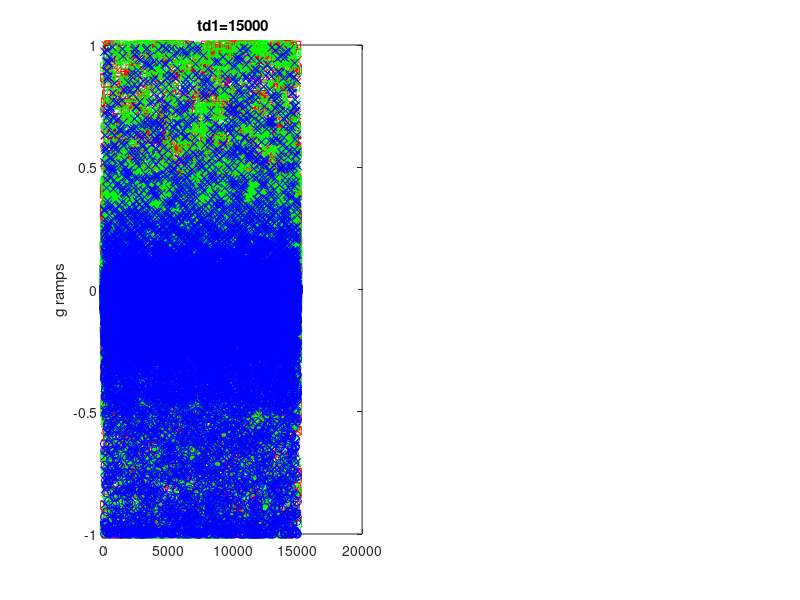
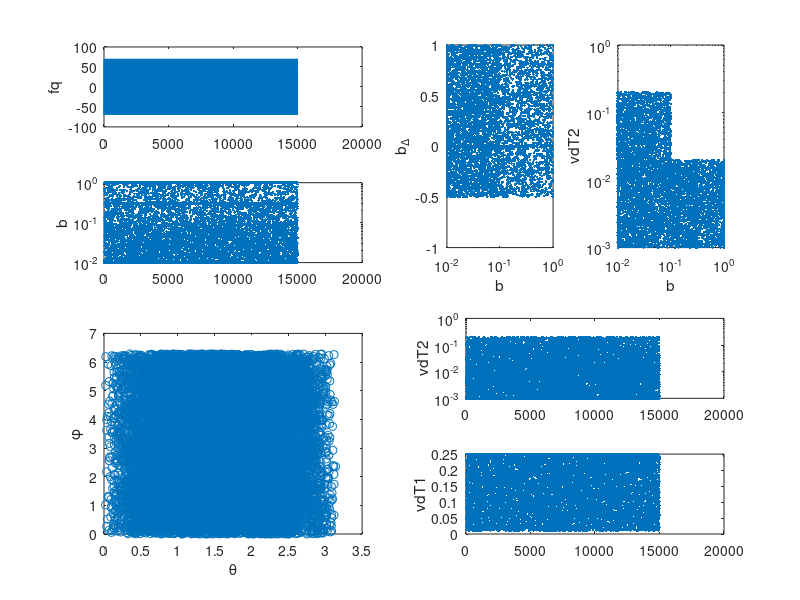

Write the MATLAB code that produced these figures, in order. (Note: this script raises an error after producing the figures.)
clear all

wd = cd;

DataDir = '/opt/topspin2/data/DT/nmr';
%DataDir = '/Users/daniel/NMRdata/AVII500/DT';

%ExpNam = 'MOACRARE2D'; expno = 7;
%ExpNam = 'MOACRARE2D_test'; expno = 93;
%ExpNam = 'MOACRARE2D_StabTest'; expno = 4;
ExpNam = 'MOACRARE2D_160213'; expno = 2;

%relative b-values; 0 - 1

sv.Nslices = 15;
fqmin = -70e3; fqmax = 70e3; 
fq = linspace(fqmin,fqmax,sv.Nslices)';

sv.NRDenc = 1000;
indxordered = [2:10:sv.NRDenc];
%indxordered = [2:1:sv.NRDenc];

bmin = 0.01; bmax = 1;
vdT2min = 1e-3; vdT2max = 200e-3;
vdT1min = .01; vdT1max = .25;

%Acquisition protocol
sv.N = sv.Nslices*sv.NRDenc;
sv.bT.trace = bmin*(bmax/bmin).^rand(sv.N,1);
%bT.trace = bmin + (bmax-bmin)*rand(sv.N,1);
%sv.bT.trace = bmin + (bmax-bmin)*linspace(0,1,sv.NRDenc);
%sv.bT.trace = logspace(log10(bmin),log10(bmax),sv.NRDenc);
%sv.bT.trace = reshape(repmat(sv.bT.trace,[sv.Nslices 1]),[sv.N 1]);
sv.bT.Delta = -.5 + 1.5*rand(sv.N,1); %sv.bT.Delta = ones(sv.N,1);
sv.bT.theta = acos(2*rand(sv.N,1)-1);
sv.bT.phi = 2*pi*rand(sv.N,1);
sv.vdT2 = vdT2min*(vdT2max/vdT2min).^rand(sv.N,1);
%sv.vdT2 = logspace(log10(vdT2min),log10(vdT2max),sv.NRDenc);
%sv.vdT2 = reshape(repmat(sv.vdT2,[sv.Nslices 1]),[sv.N 1]);
sv.vdT1 = vdT1min + (vdT1max-vdT1min)*rand(sv.N,1);

indx = [ceil(rand(1,ceil(.2*sv.N))*sv.N)];
sv.bT.Delta(indx) = 1;
sv.bT.trace(indx) = bmax;
sv.vdT2(indx) = .1*sv.vdT2(indx);
indx = [ceil(rand(1,ceil(.2*sv.N))*sv.N)];
sv.bT.Delta(indx) = 0;
sv.bT.trace(indx) = .3*sv.bT.trace(indx);
indx = [ceil(rand(1,ceil(.1*sv.N))*sv.N)];
sv.bT.Delta(indx) = -.5;
sv.bT.trace(indx) = bmax;
sv.vdT2(indx) = .1*sv.vdT2(indx);
sv.vdT2(sv.vdT2<vdT2min) = vdT2min;

sv.fq = zeros(sv.N,1);
sv.sliceindx = zeros(sv.N,1);
for nRD = 1:sv.NRDenc
    indx = (nRD-1)*sv.Nslices + (1:sv.Nslices);
    indxrand = randperm(sv.Nslices);
    sv.sliceindx(indx) = indxrand;
    if any([nRD == [1]])
        sv.sliceindx(indx) = (1:sv.Nslices)';
        sv.bT.trace(indx) = bmin;
        sv.bT.Delta(indx) = 0;
        sv.vdT2(indx) = vdT2min;
        sv.vdT1(indx) = vdT1max;
    elseif any([nRD == [indxordered]])
        sv.sliceindx(indx) = (1:sv.Nslices)';
        sv.bT.trace(indx) = bmin;
        sv.bT.Delta(indx) = 0;
        sv.vdT2(indx) = vdT2min;
        sv.vdT1(indx) = vdT1max;
    elseif any([nRD == (indxordered-1)])
        sv.sliceindx(indx) = (1:sv.Nslices)';
        sv.vdT1(indx) = vdT1max;
    end
end
sv.fq = fq(sv.sliceindx);

indx = sv.vdT2 > 20e-3;
sv.bT.trace(indx) = sv.bT.trace(indx)/10;
indx = sv.bT.trace < bmin;
sv.bT.trace(indx) = bmin;
%sv.bT.Delta(:) = 1;

% sv.bT.par = (sv.bT.trace-bmin)/3.*(1 + 2*sv.bT.Delta) + bmin/3;
% sv.bT.perp = (sv.bT.trace-bmin)/3.*(1 - sv.bT.Delta) + bmin/3;
% sv.bT.trace = sv.bT.par + 2*sv.bT.perp;
% sv.bT.Delta = (3*sv.bT.par./sv.bT.trace - 1)/2;
% sv.bT.trace = sv.bT.trace/max(sv.bT.trace);
% sv.bT.par = sv.bT.trace/3.*(1 + 2*sv.bT.Delta);
% sv.bT.perp = sv.bT.trace/3.*(1 - sv.bT.Delta);
% sv.bT.s = 3*min([sv.bT.par sv.bT.perp],[],2);
% sv.bT.l = sv.bT.par - sv.bT.s/3;
% sv.bT.l(sv.bT.l < 0) = 0;
% sv.bT.p = sv.bT.trace - sv.bT.s - sv.bT.l;

figure(2), clf
subplot(4,2,1)
plot(1:sv.N,sv.fq/1e3,'-')
ylabel('fq')
subplot(4,2,3)
semilogy(1:sv.N,sv.bT.trace,'.')
ylabel('b')
subplot(2,4,3)
semilogx(sv.bT.trace,sv.bT.Delta,'.')
xlabel('b'), ylabel('b_\Delta')
subplot(2,4,4)
loglog(sv.bT.trace,sv.vdT2,'.')
xlabel('b'), ylabel('vdT2')
subplot(2,2,3)
plot(sv.bT.theta,sv.bT.phi,'o')
xlabel('\theta'), ylabel('\phi')
subplot(4,2,6)
semilogy(1:sv.N,sv.vdT2,'.')
ylabel('vdT2')
subplot(4,2,8)
plot(1:sv.N,sv.vdT1,'.')
ylabel('vdT1')


sv.bT.dir.x = sin(sv.bT.theta).*cos(sv.bT.phi);
sv.bT.dir.y = sin(sv.bT.theta).*sin(sv.bT.phi);
sv.bT.dir.z = cos(sv.bT.theta);

Grel = sqrt(sv.bT.trace);
ConeAngle = acos(sqrt((sv.bT.Delta*2+1)/3));

td1 = sv.N;
alpha = sv.bT.phi;
beta = sv.bT.theta;
gamma = zeros(sv.N,1);

%figure(1), clf, plot(alpha,beta,'o'), return

for ntd1 = 1:td1
    A.gamma = gamma(ntd1);
    A.beta = beta(ntd1);
    A.alpha = alpha(ntd1);
    
    R.gamma = [
        cos(A.gamma) -sin(A.gamma) 0
        sin(A.gamma) cos(A.gamma) 0
        0 0 1];

    R.beta = [
        cos(A.beta) 0 sin(A.beta)
        0 1 0
        -sin(A.beta) 0 cos(A.beta)];

    R.alpha = [
        cos(A.alpha) -sin(A.alpha) 0
        sin(A.alpha) cos(A.alpha) 0
        0 0 1];

    R.mat = R.alpha*R.beta*R.gamma;
    
    R.xa(ntd1,1) = R.mat(1,1);
    R.xb(ntd1,1) = R.mat(1,2);
    R.xc(ntd1,1) = R.mat(1,3);
    R.ya(ntd1,1) = R.mat(2,1);
    R.yb(ntd1,1) = R.mat(2,2);
    R.yc(ntd1,1) = R.mat(2,3);
    R.za(ntd1,1) = R.mat(3,1);
    R.zb(ntd1,1) = R.mat(3,2);
    R.zc(ntd1,1) = R.mat(3,3);
end
                
G.a = sin(ConeAngle).*Grel;
G.b = sin(ConeAngle).*Grel;
G.c = cos(ConeAngle).*Grel;

rxa = R.xa.*G.a;
rxb = R.xb.*G.b;
rxc = R.xc.*G.c;
rya = R.ya.*G.a;
ryb = R.yb.*G.b;
ryc = R.yc.*G.c;
rza = R.za.*G.a;
rzb = R.zb.*G.b;
rzc = R.zc.*G.c;

figure(1), clf
subplot(1,2,1)
plot(1:td1,rxa,'ro',1:td1,rxb,'rs',1:td1,rxc,'rx',...
    1:td1,rya,'go',1:td1,ryb,'gs',1:td1,ryc,'gx',...
    1:td1,rza,'bo',1:td1,rzb,'bs',1:td1,rzc,'bx')

ylabel('g ramps')

title(['td1=' num2str(td1)])

Gnorm.x = sv.bT.dir.x;
Gnorm.y = sv.bT.dir.y;
Gnorm.z = sv.bT.dir.z;

[X,Y] = fSchmidt(Gnorm.x,Gnorm.y,Gnorm.z);
latitude.theta = pi/180*[30:30:150 179];
latitude.phi = linspace(0,2*pi,100);
[latitude.phi,latitude.theta] = ndgrid(latitude.phi,latitude.theta);
latitude.z = cos(latitude.theta);
latitude.x = sin(latitude.theta).*cos(latitude.phi);
latitude.y = sin(latitude.theta).*sin(latitude.phi);
[latitude.X,latitude.Y] = fSchmidt(latitude.x,latitude.y,latitude.z);
longitude.theta = pi/180*linspace(30,180,100);
longitude.phi = pi/180*[30:30:360];
[longitude.theta,longitude.phi] = ndgrid(longitude.theta,longitude.phi);
longitude.z = cos(longitude.theta);
longitude.x = sin(longitude.theta).*cos(longitude.phi);
longitude.y = sin(longitude.theta).*sin(longitude.phi);
[longitude.X,longitude.Y] = fSchmidt(longitude.x,longitude.y,longitude.z);

subplot(1,2,2)        
plot(X,Y,'k.')
hold on
plot(latitude.X,latitude.Y,'b-')
plot(longitude.X,longitude.Y,'b-')
axis tight equal off

%save gradient ramps

sv.bT.ramp = struct('xa',rxa,'ya',rya,'za',rza,'xb',rxb,'yb',ryb,'zb',rzb,'xc',rxc,'yc',ryc,'zc',rzc);

fpath = [DataDir '/' ExpNam '/' num2str(expno)];
eval(['save ' fpath '/SamplingVector sv'])

fname = 'rxa';
fidxa = fopen([fpath '/' fname],'w');
fname = 'rya';
fidya = fopen([fpath '/' fname],'w');
fname = 'rza';
fidza = fopen([fpath '/' fname],'w');
fname = 'rxb';
fidxb = fopen([fpath '/' fname],'w');
fname = 'ryb';
fidyb = fopen([fpath '/' fname],'w');
fname = 'rzb';
fidzb = fopen([fpath '/' fname],'w');
fname = 'rxc';
fidxc = fopen([fpath '/' fname],'w');
fname = 'ryc';
fidyc = fopen([fpath '/' fname],'w');
fname = 'rzc';
fidzc = fopen([fpath '/' fname],'w');

text.header = {
{['##TITLE= ' fpath '/diff_ramp']};
{'##JCAMP-DX= 5.00 Bruker JCAMP library'}
{'##DATA TYPE= Shape Data'}
{'##ORIGIN= Bruker Analytik GmbH'}
{'##OWNER= <nmrsu>'}
{'##DATE= 07/02/27'}
{'##TIME= 08:11:48'}
{'##MINX= 0'}
{'##MAXX= 1'}
{'##MINY= 0'}
{'##MAXY= 1'}
{'##$SHAPE_EXMODE= Gradient'}
{'##$SHAPE_TOTROT= 0'}
{'##$SHAPE_BWFAC= 0'}
{'##$SHAPE_INTEGFAC= 0'}
{'##$SHAPE_MODE= 0'}};

[Nlines, dummy] = size(text.header);

for nline = 1:Nlines
    fprintf(fidxa,'%s\n',text.header{nline}{1});
    fprintf(fidya,'%s\n',text.header{nline}{1});
    fprintf(fidza,'%s\n',text.header{nline}{1});
    fprintf(fidxb,'%s\n',text.header{nline}{1});
    fprintf(fidyb,'%s\n',text.header{nline}{1});
    fprintf(fidzb,'%s\n',text.header{nline}{1});
    fprintf(fidxc,'%s\n',text.header{nline}{1});
    fprintf(fidyc,'%s\n',text.header{nline}{1});
    fprintf(fidzc,'%s\n',text.header{nline}{1});
end


fprintf(fidxa,'%s\n',['##NPOINTS=' num2str(td1)]);
fprintf(fidxa,'%s\n',['##XYDATA= (X++(Y..Y))']);
fprintf(fidya,'%s\n',['##NPOINTS=' num2str(td1)]);
fprintf(fidya,'%s\n',['##XYDATA= (X++(Y..Y))']);
fprintf(fidza,'%s\n',['##NPOINTS=' num2str(td1)]);
fprintf(fidza,'%s\n',['##XYDATA= (X++(Y..Y))']);
fprintf(fidxb,'%s\n',['##NPOINTS=' num2str(td1)]);
fprintf(fidxb,'%s\n',['##XYDATA= (X++(Y..Y))']);
fprintf(fidyb,'%s\n',['##NPOINTS=' num2str(td1)]);
fprintf(fidyb,'%s\n',['##XYDATA= (X++(Y..Y))']);
fprintf(fidzb,'%s\n',['##NPOINTS=' num2str(td1)]);
fprintf(fidzb,'%s\n',['##XYDATA= (X++(Y..Y))']);
fprintf(fidxc,'%s\n',['##NPOINTS=' num2str(td1)]);
fprintf(fidxc,'%s\n',['##XYDATA= (X++(Y..Y))']);
fprintf(fidyc,'%s\n',['##NPOINTS=' num2str(td1)]);
fprintf(fidyc,'%s\n',['##XYDATA= (X++(Y..Y))']);
fprintf(fidzc,'%s\n',['##NPOINTS=' num2str(td1)]);
fprintf(fidzc,'%s\n',['##XYDATA= (X++(Y..Y))']);

for nG = 1:length(rxa)
    fprintf(fidxa,'%f\n',rxa(nG));
    fprintf(fidya,'%f\n',rya(nG));
    fprintf(fidza,'%f\n',rza(nG));
    fprintf(fidxb,'%f\n',rxb(nG));
    fprintf(fidyb,'%f\n',ryb(nG));
    fprintf(fidzb,'%f\n',rzb(nG));
    fprintf(fidxc,'%f\n',rxc(nG));
    fprintf(fidyc,'%f\n',ryc(nG));
    fprintf(fidzc,'%f\n',rzc(nG));
end


fprintf(fidxa,'%s\n',['##END']);
fprintf(fidya,'%s\n',['##END']);
fprintf(fidza,'%s\n',['##END']);
fprintf(fidxb,'%s\n',['##END']);
fprintf(fidyb,'%s\n',['##END']);
fprintf(fidzb,'%s\n',['##END']);
fprintf(fidxc,'%s\n',['##END']);
fprintf(fidyc,'%s\n',['##END']);
fprintf(fidzc,'%s\n',['##END']);

fclose(fidxa);
fclose(fidya);
fclose(fidza);
fclose(fidxb);
fclose(fidyb);
fclose(fidzb);
fclose(fidxc);
fclose(fidyc);
fclose(fidzc);

ListDir = '/opt/topspin2/exp/stan/nmr/lists/f1';

fpath = [ListDir];

fname = 'DT_fq';
fid = fopen([fpath '/' fname],'w');

fprintf(fid,'%s\n','sfo hz');
for n = 1:td1
    fprintf(fid,'%1.2f\n',sv.fq(n));
end

fclose(fid);


ListDir = '/opt/topspin2/exp/stan/nmr/lists/vd';

fpath = [ListDir];

fname = 'DT_vdT1';
fid1 = fopen([fpath '/' fname],'w');
fname = 'DT_vdT2';
fid2 = fopen([fpath '/' fname],'w');

for n = 1:td1
    fprintf(fid1,'%1.8f\n',sv.vdT1(n));
    fprintf(fid2,'%1.8f\n',sv.vdT2(n));
end

fclose(fid1);
fclose(fid2);

cd(wd)